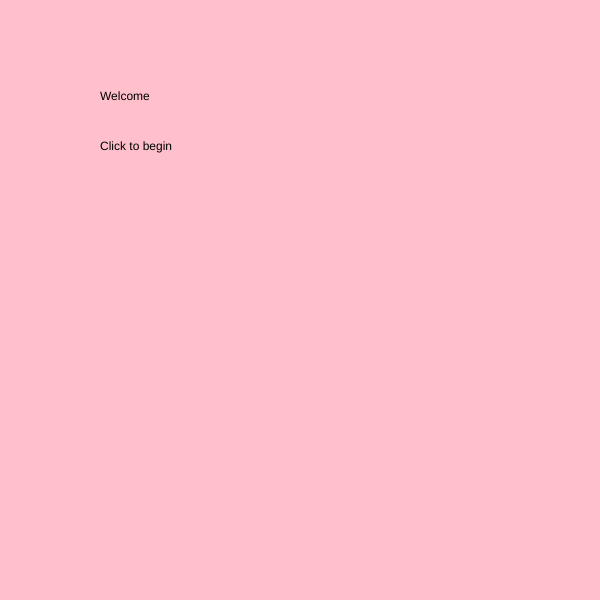
Frame 1 (no input)
Frame 60 (no input): identical to frame 1, image omitted
Frame 120 (the mouse pressed at the canvas centre since frame 60): identical to frame 1, image omitted

The p5.js sketch that drew this single still picture (run headless with seeded random() and noise() and a simulated clock; from frame 60 on, the mouse is pressed at the canvas centre):

// p5.js sketch
// ── sketch.js
let cars = [];
let frogPos;
let state = 0;
let timer = 0;
let maxCars = 5; //changes the # of cars/objects
let maxTimer = 10; //changes the timer ammount

function setup() {
  // createCanvas(windowWidth, windowHeight);
  createCanvas(600,600);

  // Spawn an object

  for (let i = 0; i < maxCars; i++) {
    cars.push(new Car());
  }

  frogPos = createVector(width/2,height-100);

}

function draw() {
  switch (state) {
    case 0:
    background('pink');
    fill('black');
    text("Welcome",100,100);
    text("Click to begin",100,150);
    //image();
    break;

    case 1:
    game();
    timer++;
    if (timer > maxTimer*60) {
      timer = 0;
      state = 3;
    }
    break;

    case 2:
    background('yellow');
    fill('black');
    text("WINNER",100,100);
    text("Click to play again",100,150);
    break;

    case 3:
    background('red');
    fill('black');
    text("LOSER",100,100);
    text("Click to play again",100,150);
    break;
  }

}

function mouseReleased() {
  switch (state) {
    case 0:
    state = 1;
    break;

    case 2: //won;reset the game
    state = 0;
    reset();
    break;

    case 3: //lost;reset the game
    state = 0;
    reset();
    break;
  }
}

function reset() {
  timer = 0;
  cars = [];
  for (let i = 0; i < maxCars; i++) {
    cars.push(new Car());
  }
}

function game(){
  background(100);

  // do some actions on the object
  for (let i = 0; i < cars.length; i++) {
    cars[i].display();
    cars[i].move();
    if (cars[i].pos.dist(frogPos)<50) {
      cars.splice(i,1);
    }
  }

  if (cars.length == 0) {
    state = 2;
  }

  checkForKeys();
  fill('green');
  ellipse(frogPos.x,frogPos.y,75,75);
}

//keycodes for AWSD
//A = 65 - left
//W = 87 - up
//S = 83 - down
//D = 68 - right

function checkForKeys(){
  if (keyIsDown(LEFT_ARROW)) frogPos.x -= 5;
  if (keyIsDown(RIGHT_ARROW)) frogPos.x += 5;
  if (keyIsDown(UP_ARROW)) frogPos.y -= 5;
  if (keyIsDown(DOWN_ARROW)) frogPos.y += 5;

  if (frogPos.x > width) frogPos.x = 0;
  if (frogPos.x< 0) frogPos.x = width;
  if (frogPos.y > height) frogPos.y = 0;
  if (frogPos.y < 0) frogPos.y = height;
}

//ignore everything from here down


// Car class
class Car {

  // constructor and attributes
  constructor() {
    this.pos = createVector(100, 100);
    this.vel = createVector(random(-5, 5), random(-5, 5));
    this.col = color(random(255), random(255), random(255));
    this.width = random(30, 70);
  }

  // methods

  display() {
    fill(this.col);
     rect(this.pos.x, this.pos.y, this.width, 25);
    // textSize(this.width) ;
    // text("WOOHOO", this.pos.x, this.pos.y);
  }

  move() {
    this.pos.add(this.vel);
    if (this.pos.x > width) this.pos.x = 0;
    if (this.pos.x < 0) this.pos.x = width;
    if (this.pos.y > height) this.pos.y = 0;
    if (this.pos.y < 0) this.pos.y = height;

  }

}
